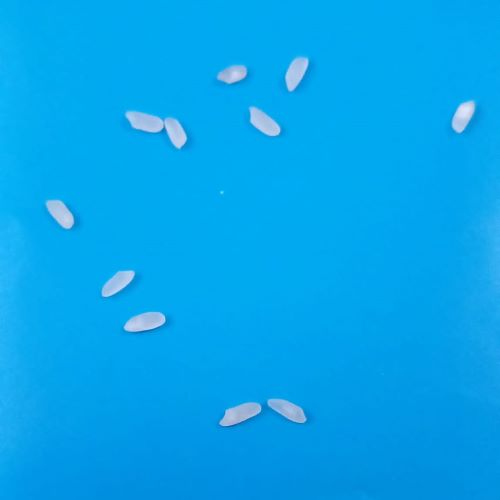
#> input picture ödev3/pirinc2.jpg, 500 x 500 px
$ python 'ödev3.py'
#> lines starting #> are read from the running program, lines starting #| are printed output that depends on the picture; after the words box and inside, x2 and y2 are one past the last pixel; in counts of white or black regions, pixels touching at a corner belong together
import cv2
import numpy as np


gri=cv2.imread("pirinc2.jpg",0)
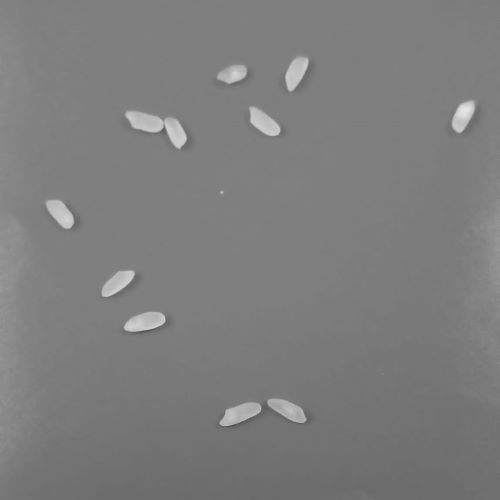
#> gri: shape (500, 500); min 75, max 229, mean 125.3
cv2.imshow("gri pirinc2",gri)

thresh= 155
ret,thresh_gri=cv2.threshold(gri,thresh,255,cv2.THRESH_BINARY)
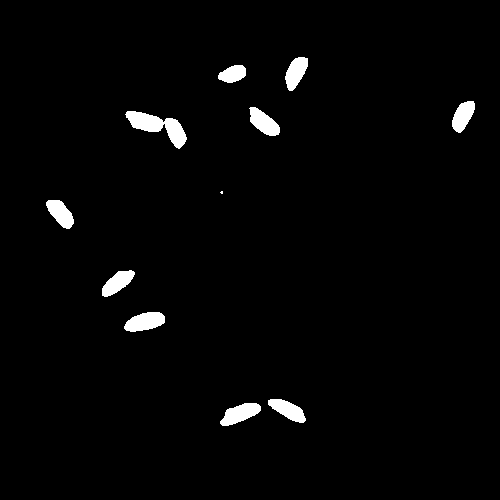
#> thresh_gri: shape (500, 500); 2.2% white; 11 white regions (1 under 20 px)
#> ret = 155

cv2.imshow("thresh gri",thresh_gri)

contours, hierarchy = cv2.findContours(thresh_gri, cv2.RETR_TREE, cv2.CHAIN_APPROX_SIMPLE)
#> contours = 11 contours, 1 with area under 20; largest, box (x1, y1, x2, y2) and area: (125, 111, 187, 149) 917, (124, 312, 165, 332) 537, (220, 403, 261, 426) 520, (249, 107, 280, 136) 484, (268, 399, 306, 423) 460

print("Bulunan nesne sayısı: ", len(contours))
#| Bulunan nesne sayısı:  11

cv2.waitKey(0)
cv2.destroyAllWindows()
